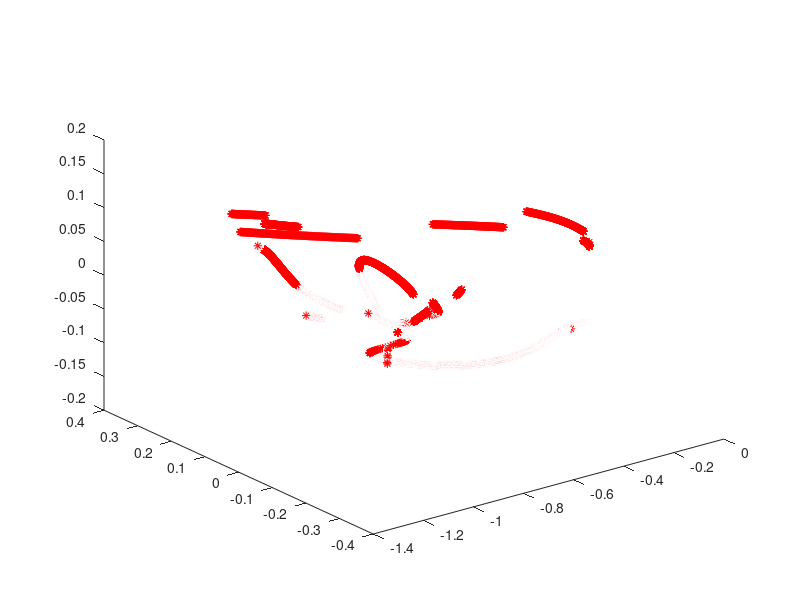

Write MATLAB code to recreate this figure.
clc
close all 
clear all
x =load('x.mat')
y =load('y.mat')
z =load('z.mat')
plot3(x.x(1),y.y(1),z.z(1),'k.')
hold on
plot3(x.x,y.y,z.z,'r*')